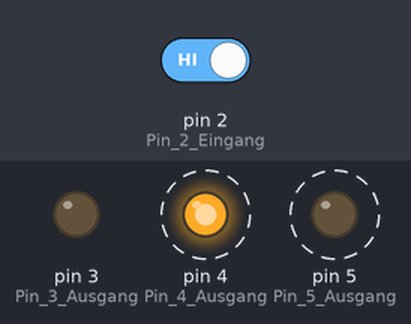
The sketch below on a simulated Arduino Uno, built with avr-gcc and run on an emulated ATmega328P. On the bench: output pins drawn as LEDs (lit = HIGH). Dashed ring = blinking. Inputs (shaded band) come from the test bench; at power-on: pin 2 (Pin_2_Eingang) HIGH.

Above: at 1.8 s.
1.9 s: pin 2 (Pin_2_Eingang) driven LOW
At 2.3 s:
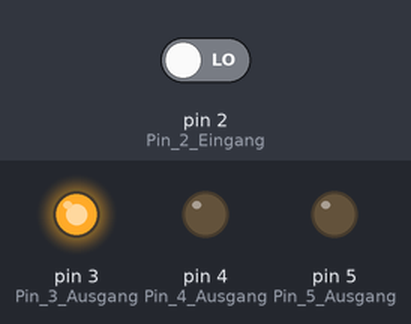
3.5 s: pin 2 (Pin_2_Eingang) driven HIGH
At 3.62 s:
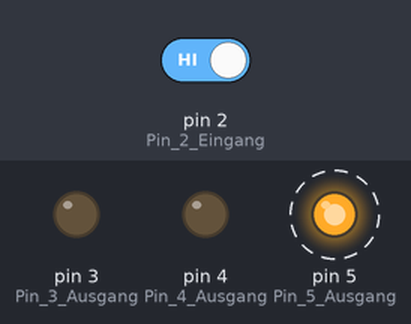
Timing chart, 0 to 12.5 s (numbered marks = the images above; inputs shaded):
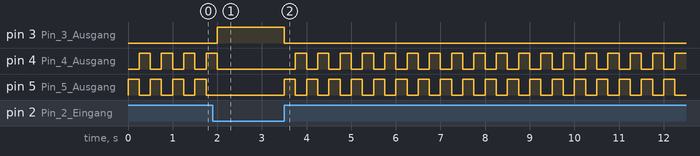

The sketch:

projekt02_raumschiff.ino
```cpp
/*
  Projekt 02

  Raumschiff Steuerzentrale

  erstellt am 11. August 2019
  von koenig-hub

*/

// Variable um den Zustand des Schalters zu speichern
int schalterZustand = 0;

// setup wird standardmässig nur einmal beim Starten des Programms aufgerufen
void setup() {
  // Pin aud Eingang oder Ausgang setzen
  pinMode(3,OUTPUT); // Pin 3 Ausgang (grüne LED)
  pinMode(4,OUTPUT); // Pin 4 Ausgang (rote LED)
  pinMode(5,OUTPUT); // Pin 5 Ausgang (rote LED)
  pinMode(2,INPUT); // Pin 2 Eingang (Taster)
}

// loop wird nach setup aufgerufen und danach unendlich oft wiederholt
void loop() {
  // put your main code here, to run repeatedly:
  schalterZustand = digitalRead(2);
  if (schalterZustand == LOW) {
    // LOW -> der Schalter wird nicht gedrückt
    digitalWrite(3,HIGH); // grüne LED leuchtet
    digitalWrite(4,LOW); // rote LED 4 leuchtet nicht
    digitalWrite(5,LOW); // rote LED 5 leuchtet nicht
  } else {
    // ELSE = HIGH -> der Schalter wird gedrückt
    digitalWrite(3,LOW); // grüne LED leuchtet nicht
    digitalWrite(4,LOW); // rote LED 4 leuchtet nicht
    digitalWrite(5,HIGH); // rote LED 5 leuchtet

    delay(250); // Warte eine Viertelsekunde

    digitalWrite(4,HIGH); // rote LED 4 leuchtet
    digitalWrite(5,LOW); // rote LED 5 leuchtet nicht

    delay(250); // Warte eine Viertelsekunde

  }
}
```

Measured:
- after the input at 1.9 s, pin 3 (Pin_3_Ausgang): LOW → HIGH after 0.10 s; pin 4 (Pin_4_Ausgang): goes on until 2.0 s, then stays LOW; pin 5 (Pin_5_Ausgang): stops changing and stays LOW
- after the input at 3.5 s, pin 3 (Pin_3_Ausgang): HIGH → LOW at once; pin 4 (Pin_4_Ausgang): alternates HIGH for 0.25 s and LOW for 0.25 s, starting after 0.25 s; pin 5 (Pin_5_Ausgang): alternates HIGH for 0.25 s and LOW for 0.25 s, starting at once
- by itself, pin 4 (Pin_4_Ausgang), pin 5 (Pin_5_Ausgang): alternates HIGH for 0.25 s and LOW for 0.25 s
